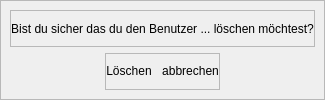
         <widget class="QWidget" name="dialog_page">
          <layout class="QVBoxLayout" name="verticalLayout_16">
           <property name="spacing">
            <number>4</number>
           </property>
           <property name="leftMargin">
            <number>0</number>
           </property>
           <property name="topMargin">
            <number>0</number>
           </property>
           <property name="rightMargin">
            <number>0</number>
           </property>
           <property name="bottomMargin">
            <number>0</number>
           </property>
           <item>
            <widget class="QFrame" name="frame_18">
             <property name="frameShape">
              <enum>QFrame::StyledPanel</enum>
             </property>
             <property name="frameShadow">
              <enum>QFrame::Raised</enum>
             </property>
             <layout class="QVBoxLayout" name="verticalLayout_17">
              <item>
               <widget class="QFrame" name="frame_20">
                <property name="frameShape">
                 <enum>QFrame::StyledPanel</enum>
                </property>
                <property name="frameShadow">
                 <enum>QFrame::Raised</enum>
                </property>
                <layout class="QVBoxLayout" name="verticalLayout_18">
                 <property name="spacing">
                  <number>0</number>
                 </property>
                 <property name="leftMargin">
                  <number>0</number>
                 </property>
                 <property name="topMargin">
                  <number>0</number>
                 </property>
                 <property name="rightMargin">
                  <number>0</number>
                 </property>
                 <property name="bottomMargin">
                  <number>0</number>
                 </property>
                 <item>
                  <widget class="QLabel" name="dialog_text_label">
                   <property name="text">
                    <string>Bist du sicher das du den Benutzer ... löschen möchtest?</string>
                   </property>
                   <property name="alignment">
                    <set>Qt::AlignCenter</set>
                   </property>
                  </widget>
                 </item>
                </layout>
               </widget>
              </item>
              <item alignment="Qt::AlignHCenter">
               <widget class="QFrame" name="frame_19">
                <property name="frameShape">
                 <enum>QFrame::StyledPanel</enum>
                </property>
                <property name="frameShadow">
                 <enum>QFrame::Raised</enum>
                </property>
                <layout class="QHBoxLayout" name="horizontalLayout_25">
                 <property name="spacing">
                  <number>10</number>
                 </property>
                 <property name="leftMargin">
                  <number>0</number>
                 </property>
                 <property name="topMargin">
                  <number>0</number>
                 </property>
                 <property name="rightMargin">
                  <number>0</number>
                 </property>
                 <property name="bottomMargin">
                  <number>0</number>
                 </property>
                 <item>
                  <widget class="QPushButton" name="dialog_cancel_btn">
                   <property name="styleSheet">
                    <string notr="true">QPushButton{
border-radius:20px;
border-color: rgb(0, 255, 255);
	border-radius: 10px;
}
QPushButton:hover{
	border-color: rgb(0, 255, 255);
	color: black;
	background-color: rgb(170, 255, 255);
	border-radius: 10px;
}
QPushButton:pressed {
	border-color: rgb(0, 255, 255);
	color: black;	
	background-color: rgb(0, 255, 255);
	border-radius: 10px;
}
	</string>
                   </property>
                   <property name="text">
                    <string>Löschen</string>
                   </property>
                  </widget>
                 </item>
                 <item>
                  <widget class="QPushButton" name="dialog_ok_btn">
                   <property name="styleSheet">
                    <string notr="true">QPushButton{
border-radius:20px;
border-color: rgb(0, 255, 255);
	border-radius: 10px;
}
QPushButton:hover{
	border-color: rgb(0, 255, 255);
	color: black;
	background-color: rgb(170, 255, 255);
	border-radius: 10px;
}
QPushButton:pressed {
	border-color: rgb(0, 255, 255);
	color: black;	
	background-color: rgb(0, 255, 255);
	border-radius: 10px;
}
	</string>
                   </property>
                   <property name="text">
                    <string>abbrechen</string>
                   </property>
                  </widget>
                 </item>
                </layout>
               </widget>
              </item>
             </layout>
            </widget>
           </item>
          </layout>
         </widget>
